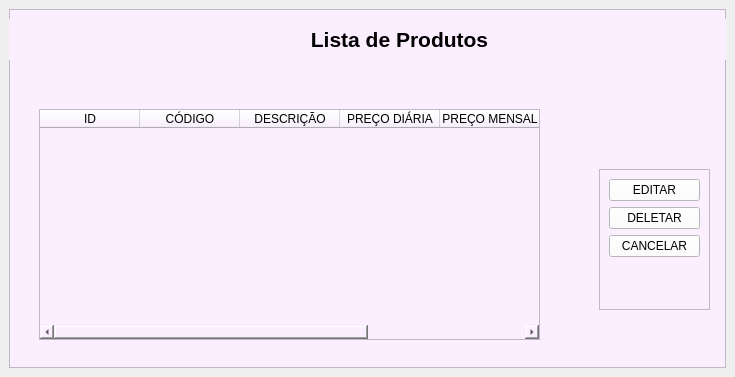
<?xml version="1.0" encoding="UTF-8"?>
<ui version="4.0">
 <class>Lista_Produtos</class>
 <widget class="QMainWindow" name="Lista_Produtos">
  <property name="geometry">
   <rect>
    <x>0</x>
    <y>0</y>
    <width>735</width>
    <height>377</height>
   </rect>
  </property>
  <property name="windowTitle">
   <string>MainWindow</string>
  </property>
  <widget class="QWidget" name="centralwidget">
   <layout class="QVBoxLayout" name="verticalLayout">
    <item>
     <widget class="QFrame" name="frame">
      <property name="styleSheet">
       <string notr="true">background-color: rgb(251, 238, 255);</string>
      </property>
      <property name="frameShape">
       <enum>QFrame::StyledPanel</enum>
      </property>
      <property name="frameShadow">
       <enum>QFrame::Raised</enum>
      </property>
      <widget class="QLabel" name="label">
       <property name="geometry">
        <rect>
         <x>0</x>
         <y>10</y>
         <width>781</width>
         <height>41</height>
        </rect>
       </property>
       <property name="text">
        <string>&lt;html&gt;&lt;head/&gt;&lt;body&gt;&lt;p align=&quot;center&quot;&gt;&lt;span style=&quot; font-size:16pt; font-weight:600;&quot;&gt;Lista de Produtos&lt;/span&gt;&lt;/p&gt;&lt;/body&gt;&lt;/html&gt;</string>
       </property>
      </widget>
      <widget class="QTableWidget" name="tableWidget">
       <property name="geometry">
        <rect>
         <x>30</x>
         <y>100</y>
         <width>501</width>
         <height>231</height>
        </rect>
       </property>
       <column>
        <property name="text">
         <string>ID</string>
        </property>
       </column>
       <column>
        <property name="text">
         <string>CÓDIGO</string>
        </property>
       </column>
       <column>
        <property name="text">
         <string>DESCRIÇÃO</string>
        </property>
       </column>
       <column>
        <property name="text">
         <string>PREÇO DIÁRIA</string>
        </property>
       </column>
       <column>
        <property name="text">
         <string>PREÇO MENSAL</string>
        </property>
       </column>
       <column>
        <property name="text">
         <string>PREÇO VENDA</string>
        </property>
       </column>
      </widget>
      <widget class="QFrame" name="frame_2">
       <property name="geometry">
        <rect>
         <x>590</x>
         <y>160</y>
         <width>111</width>
         <height>141</height>
        </rect>
       </property>
       <property name="frameShape">
        <enum>QFrame::StyledPanel</enum>
       </property>
       <property name="frameShadow">
        <enum>QFrame::Raised</enum>
       </property>
       <layout class="QVBoxLayout" name="verticalLayout_2">
        <item>
         <widget class="QPushButton" name="editar">
          <property name="styleSheet">
           <string notr="true">background-color: rgb(255, 255, 255);</string>
          </property>
          <property name="text">
           <string>EDITAR</string>
          </property>
         </widget>
        </item>
        <item>
         <widget class="QPushButton" name="deletar">
          <property name="styleSheet">
           <string notr="true">background-color: rgb(255, 255, 255);</string>
          </property>
          <property name="text">
           <string>DELETAR</string>
          </property>
         </widget>
        </item>
        <item>
         <widget class="QPushButton" name="cancelar">
          <property name="styleSheet">
           <string notr="true">background-color: rgb(255, 255, 255);</string>
          </property>
          <property name="text">
           <string>CANCELAR</string>
          </property>
         </widget>
        </item>
        <item>
         <spacer name="verticalSpacer">
          <property name="orientation">
           <enum>Qt::Vertical</enum>
          </property>
          <property name="sizeHint" stdset="0">
           <size>
            <width>20</width>
            <height>40</height>
           </size>
          </property>
         </spacer>
        </item>
       </layout>
      </widget>
     </widget>
    </item>
   </layout>
  </widget>
 </widget>
 <resources/>
 <connections/>
</ui>
